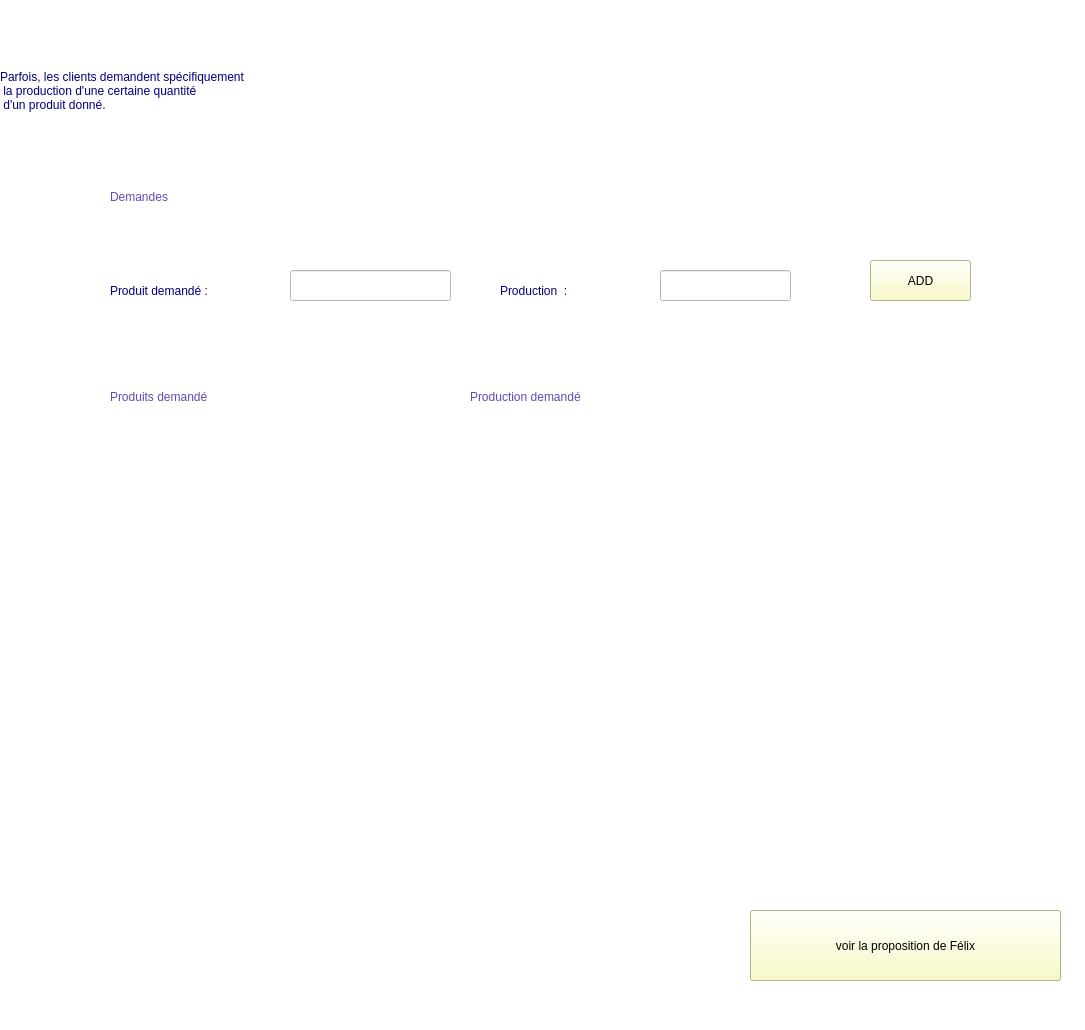
<?xml version="1.0" encoding="UTF-8"?>
<ui version="4.0">
 <class>productionPlanning2</class>
 <widget class="QWidget" name="productionPlanning2">
  <property name="geometry">
   <rect>
    <x>0</x>
    <y>0</y>
    <width>1085</width>
    <height>1030</height>
   </rect>
  </property>
  <property name="windowTitle">
   <string>Form</string>
  </property>
  <property name="styleSheet">
   <string notr="true">background-color: rgb(255, 255, 255);</string>
  </property>
  <widget class="QLabel" name="text">
   <property name="geometry">
    <rect>
     <x>0</x>
     <y>10</y>
     <width>961</width>
     <height>161</height>
    </rect>
   </property>
   <property name="styleSheet">
    <string notr="true">font: 26pt &quot;Segoe Script&quot;;
color: rgb(0, 0, 127);</string>
   </property>
   <property name="text">
    <string>Parfois, les clients demandent spécifiquement 
 la production d'une certaine quantité 
 d'un produit donné.</string>
   </property>
  </widget>
  <widget class="QPushButton" name="toSolutionPage">
   <property name="geometry">
    <rect>
     <x>750</x>
     <y>910</y>
     <width>311</width>
     <height>71</height>
    </rect>
   </property>
   <property name="styleSheet">
    <string notr="true">background-color: rgb(250, 250, 186);
border-color: rgb(170, 170, 127);
font: 12pt &quot;Segoe UI&quot;;</string>
   </property>
   <property name="text">
    <string>voir la proposition de Félix</string>
   </property>
  </widget>
  <widget class="QLabel" name="error">
   <property name="geometry">
    <rect>
     <x>40</x>
     <y>780</y>
     <width>661</width>
     <height>41</height>
    </rect>
   </property>
   <property name="styleSheet">
    <string notr="true">font: 18pt &quot;Segoe Script&quot;;
color: rgb(181, 98, 74);</string>
   </property>
   <property name="text">
    <string/>
   </property>
   <property name="alignment">
    <set>Qt::AlignLeading|Qt::AlignLeft|Qt::AlignTop</set>
   </property>
  </widget>
  <widget class="QWidget" name="BoxCreatordemande" native="true">
   <property name="geometry">
    <rect>
     <x>80</x>
     <y>230</y>
     <width>921</width>
     <height>121</height>
    </rect>
   </property>
   <widget class="QLineEdit" name="produit">
    <property name="geometry">
     <rect>
      <x>210</x>
      <y>40</y>
      <width>161</width>
      <height>31</height>
     </rect>
    </property>
    <property name="text">
     <string/>
    </property>
   </widget>
   <widget class="QLabel" name="text_3">
    <property name="geometry">
     <rect>
      <x>30</x>
      <y>40</y>
      <width>151</width>
      <height>41</height>
     </rect>
    </property>
    <property name="styleSheet">
     <string notr="true">font: 12pt &quot;Segoe Script&quot;;
color: rgb(0, 0, 127);</string>
    </property>
    <property name="text">
     <string>Produit demandé : </string>
    </property>
   </widget>
   <widget class="QLineEdit" name="production">
    <property name="geometry">
     <rect>
      <x>580</x>
      <y>40</y>
      <width>131</width>
      <height>31</height>
     </rect>
    </property>
   </widget>
   <widget class="QPushButton" name="add">
    <property name="geometry">
     <rect>
      <x>790</x>
      <y>30</y>
      <width>101</width>
      <height>41</height>
     </rect>
    </property>
    <property name="styleSheet">
     <string notr="true">background-color: rgb(250, 250, 186);
border-color: rgb(170, 170, 127);
font: 12pt &quot;Segoe UI&quot;;</string>
    </property>
    <property name="text">
     <string>ADD</string>
    </property>
   </widget>
   <widget class="QLabel" name="text_4">
    <property name="geometry">
     <rect>
      <x>420</x>
      <y>40</y>
      <width>151</width>
      <height>41</height>
     </rect>
    </property>
    <property name="styleSheet">
     <string notr="true">font: 12pt &quot;Segoe Script&quot;;
color: rgb(0, 0, 127);</string>
    </property>
    <property name="text">
     <string>Production  : </string>
    </property>
   </widget>
  </widget>
  <widget class="QLabel" name="text_9">
   <property name="geometry">
    <rect>
     <x>110</x>
     <y>190</y>
     <width>221</width>
     <height>31</height>
    </rect>
   </property>
   <property name="styleSheet">
    <string notr="true">font: 18pt &quot;Segoe Script&quot;;
color: rgb(98, 74, 181);</string>
   </property>
   <property name="text">
    <string>Demandes</string>
   </property>
   <property name="alignment">
    <set>Qt::AlignLeading|Qt::AlignLeft|Qt::AlignTop</set>
   </property>
  </widget>
  <widget class="QLabel" name="Produits">
   <property name="geometry">
    <rect>
     <x>120</x>
     <y>440</y>
     <width>251</width>
     <height>341</height>
    </rect>
   </property>
   <property name="styleSheet">
    <string notr="true">font: 12pt &quot;Segoe Script&quot;;
color: rgb(98, 74, 181);</string>
   </property>
   <property name="text">
    <string/>
   </property>
   <property name="alignment">
    <set>Qt::AlignLeading|Qt::AlignLeft|Qt::AlignTop</set>
   </property>
  </widget>
  <widget class="QLabel" name="productionDemande">
   <property name="geometry">
    <rect>
     <x>470</x>
     <y>440</y>
     <width>251</width>
     <height>341</height>
    </rect>
   </property>
   <property name="styleSheet">
    <string notr="true">font: 12pt &quot;Segoe Script&quot;;
color: rgb(181, 98, 74);</string>
   </property>
   <property name="text">
    <string/>
   </property>
   <property name="alignment">
    <set>Qt::AlignLeading|Qt::AlignLeft|Qt::AlignTop</set>
   </property>
  </widget>
  <widget class="QLabel" name="text_10">
   <property name="geometry">
    <rect>
     <x>110</x>
     <y>390</y>
     <width>231</width>
     <height>41</height>
    </rect>
   </property>
   <property name="styleSheet">
    <string notr="true">font: 18pt &quot;Segoe Script&quot;;
color: rgb(98, 74, 181);</string>
   </property>
   <property name="text">
    <string>Produits demandé</string>
   </property>
   <property name="alignment">
    <set>Qt::AlignLeading|Qt::AlignLeft|Qt::AlignTop</set>
   </property>
  </widget>
  <widget class="QLabel" name="text_11">
   <property name="geometry">
    <rect>
     <x>470</x>
     <y>390</y>
     <width>271</width>
     <height>41</height>
    </rect>
   </property>
   <property name="styleSheet">
    <string notr="true">font: 18pt &quot;Segoe Script&quot;;
color: rgb(98, 74, 181);</string>
   </property>
   <property name="text">
    <string>Production demandé</string>
   </property>
   <property name="alignment">
    <set>Qt::AlignLeading|Qt::AlignLeft|Qt::AlignTop</set>
   </property>
  </widget>
  <widget class="QLabel" name="error_2">
   <property name="geometry">
    <rect>
     <x>50</x>
     <y>850</y>
     <width>991</width>
     <height>41</height>
    </rect>
   </property>
   <property name="styleSheet">
    <string notr="true">font: 18pt &quot;Segoe Script&quot;;
color: rgb(181, 98, 74);</string>
   </property>
   <property name="text">
    <string/>
   </property>
   <property name="alignment">
    <set>Qt::AlignLeading|Qt::AlignLeft|Qt::AlignTop</set>
   </property>
  </widget>
 </widget>
 <resources/>
 <connections/>
</ui>
